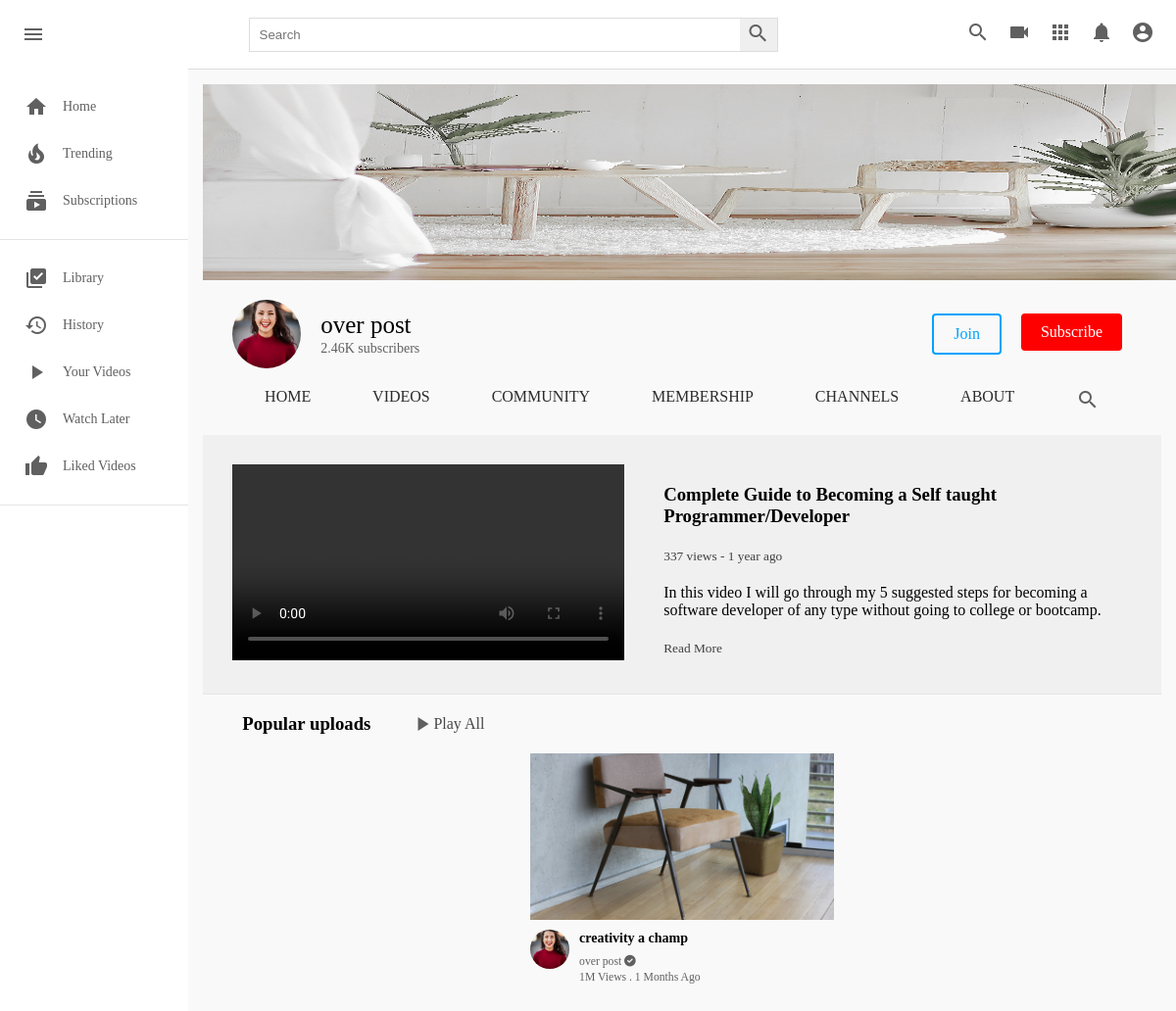
Page /channel/2 on the committed database.
### channel/models.py (models this page shows, shortened)
class Channel(models.Model):
    cover_image = models.ImageField(upload_to=channel_directory_path, null=True)
    images = models.ImageField(upload_to=channel_directory_path, null=True)
    full_name = models.CharField(max_length=100)
    channel_name = models.CharField(max_length=200)
    description = models.TextField()
    keywords = TaggableManager()
    joined = models.DateTimeField(auto_now_add=True)
    status = models.CharField(choices=STATUS, max_length=100, default='active')
    user = models.OneToOneField(User, on_delete=models.SET_NULL, null=True, related_name="channel")
    subscribers = models.ManyToManyField(User, related_name="user_subs", null=True, blank=True)
    verified = models.BooleanField(default=False)
    email_business = models.EmailField(null=True, blank=True)
    make_email_public = models.BooleanField(default=False)
    location_business = models.CharField(max_length=200, null=True, blank=True)
    make_location_public = models.BooleanField(default=False)
    social_media_links = models.CharField(max_length=200, null=True, blank=True, default="https://www.youtube.com/")
    social_media_links2 = models.CharField(max_length=200, null=True, blank=True)
    social_media_links3 = models.CharField(max_length=200, null=True, blank=True)
    social_media_links4 = models.CharField(max_length=200, null=True, blank=True)
    make_social_media_public = models.BooleanField(default=False)

### youtubeClone/models.py (models this page shows, shortened)
class Video(models.Model):
    video = models.FileField(upload_to=user_directory_path, null=True)
    thumbnail = models.ImageField(upload_to=thumbnail_directory_path, null=True)
    title = models.CharField(max_length=100)
    description = models.TextField()
    tags = TaggableManager()
    visibility = models.CharField(choices=VISIBILITY, max_length=100, default='public')
    created_at = models.DateTimeField(auto_now_add=True)
    updated_at = models.DateTimeField(auto_now=True)
    user = models.ForeignKey(User, on_delete=models.SET_NULL, null=True)
    views = models.PositiveIntegerField(default=0)
    likes = models.ManyToManyField(User, related_name='video_likes')
    is_featured = models.BooleanField(default=False)
    channel = models.ForeignKey(Channel, on_delete=models.CASCADE, related_name="channel_videos", null=True, blank=True)

### youtubeClone/views.py (the view, shortened to what this page needs)
# urls.py: path("channel/<channel_id>", views.channel_view, name="channel_view"),
def channel_view(request, channel_id):
    channel = Channel.objects.get(id=channel_id)
    videos = Video.objects.filter(channel=channel)
    context = {
        "channel": channel,
        "videos": videos,
    }
    return render(request, "channel.html", context)

### templates/channel.html (shortened to what this page needs)
{% load static %}
<!DOCTYPE html>
<html lang="en">
<head>
    <link rel="stylesheet" href="{% static "css/style.css" %}" type="text/css">
    <link rel="stylesheet" href="https://use.fontawesome.com/releases/v6.0.0/css/all.css" />
</head>
<body>
    <div class="header">
        <div class="header__left">
            <i id="menu" class="material-icons">menu</i>
            <a href="index.html">
            </a>
        </div>
        <div class="header__search">
            <form action="">
                <input type="text" placeholder="Search">
                <button><i class="material-icons">search</i></button>
            </form>
        </div>
        <div class="header__icons">
            <i class="material-icons display-this">search</i>
            <i class="material-icons ">videocam</i>
            <i class="material-icons">apps</i>
            <i class="material-icons display-this">notifications</i>
            <i id="drop-down" class="material-icons display-this">account_circle</i>
        </div>
    </div>
    <div class="mainBody">
        <div class="sidebar">
            <div class="sidebar__categories">
                <a href="index.html">
                    <div class="sidebar__category">
                        <i class="material-icons">home</i>
                        <span>Home</span>
                    </div>
                </a>
                <div class="sidebar__category">
                    <i class="material-icons">local_fire_department</i>
                    <span>Trending</span>
                </div>
                <div class="sidebar__category">
                    <i class="material-icons">subscriptions</i>
                    <span>Subscriptions</span>
                </div>
            </div>
            <hr>
            <div class="sidebar__categories">
                <div class="sidebar__category">
                    <i class="material-icons">library_add_check</i>
                    <span>Library</span>
                </div>
                <div class="sidebar__category">
                    <i class="material-icons">history</i>
                    <span>History</span>
                </div>
                <a href="channel-videos.html">
                    <div class="sidebar__category">
                        <i class="material-icons">play_arrow</i>
                        <span>Your Videos</span>
                    </div>
                </a>
                <div class="sidebar__category">
                    <i class="material-icons">watch_later</i>
                    <span>Watch Later</span>
                </div>
                <div class="sidebar__category">
                    <i class="material-icons">thumb_up</i>
                    <span>Liked Videos</span>
                </div>
            </div>
            <hr>
        </div>
        <div class="videos">
            <div class="channel-art">
                <img src="{{channel.cover_image.url}}" alt="">
            </div>
            <div class="channel-header flex">
                <div class="channel-img-title flex">
                    <img class="img" src="{{channel.images.url}}" alt="">
                    <div class="channel-image-texts">
                        <h4>{{channel.channel_name}}</h4>
                        <span>2.46K subscribers</span>
                    </div>
                </div>
                <div class="channel-header-btns">
                    <div><a href="" class="channel-join">Join</a></div>
                    <div><a href="" class="channel-subscribe">Subscribe</a></div>
                </div>
            </div>
            <div class="channel-header-links flex">
                <a href="channel.html" class="display-this">Home</a>
                <a href="channel-videos.html" class="display-this">Videos</a>
                <a href="community.html" class="dont-display-thdis">Community</a>
                <a href="index.html" class="dont-display-this">Membership</a>
                <a href="index.html" class="dont-display-this">Channels</a>
                <a href="about.html" class="display-this">About</a>
                <a href="index.html" class="dont-display-this"><i class="material-icons">search</i></a>
            </div>
            <div class="channel-intro-video">
                <div class="intro-video">
                    <video controls>
                        <source src="video/Desphixs Intro new November 2020.mp4">
                    </video>
                </div>
                <div class="intro-contents">
                    <h3>Complete Guide to Becoming a Self taught Programmer/Developer</h3>
                    <small class="small">337 views - 1 year ago</small>
                    <p>In this video I will go through my 5 suggested steps for becoming a software developer of any type without going to college or bootcamp.</p>
                    <small>Read More</small>
                </div>
            </div>
            <hr>
            <br>
            <div class="popular-video flex">
                <h3>Popular uploads</h3>
                <div class="flex play-all">
                    <i class="material-icons">play_arrow</i>
                    <a href="">Play All</a>
                </div>
            </div>
            <br>
            <div class="videos__container">
                {% for v in videos %}
                <div class="video">
                    <div class="video__thumbnail">
                        <img src="{{v.thumbnail.url}}" alt="">
                    </div>
                    <div class="video__details">
                        <div class="author">
                            <img src="{{v.channel.images.url}}" alt="">
                        </div>
                        <div class="title">
                            <h3>{{v.title}}</h3>
                            <a href=""><small>{{v.channel.channel_name}} <i class="fas fa-check-circle"></i></small></a>
                            <span><small>1M Views . 1 Months Ago</small></span>
                        </div>
                    </div>
                </div>
                {% endfor %}
            </div>
        </div>
    </div>
</body>
</html>

### youtubeClone/static/css/style.css (style rules this page uses)
* { margin: 0; padding: 0; box-sizing: border-box; }
body { font-family: poppins; }
.material-icons { color: rgb(96, 96, 96); }
.header { display: flex; justify-content: space-between; align-items: center; height: 70px; padding: 15px; }
.header__left { display: flex; align-items: center; }
.header i { padding: 0 7px; cursor: pointer; }
.header__search form { border: 1px solid #ddd; height: 35px; margin: 0; padding: 0; display: flex; }
.header__search input { width: 500px; padding: 10px; margin: 0; border-radius: 0; border: none; height: 100%; }
.header__search button { padding: 0; margin: 0; height: 100%; border: none; border-radius: 0; }
.mainBody { height: calc(100vh - 70px); display: flex; overflow: hidden; }
.sidebar { height: 100%; width: 230px; background-color: white; overflow-y: scroll; }
.sidebar__categories { width: 100%; display: flex; flex-direction: column; margin-bottom: 15px; margin-top: 15px; }
.sidebar__category { display: flex; align-items: center; padding: 12px 25px; }
.sidebar__category span { margin-left: 15px; }
hr { height: 1px; background-color: #e5e5e5; border: none; }
.videos { background-color: #f9f9f9; width: 100%; height: 100%; padding: 15px 15px; border-top: 1px solid #ddd; overflow-y: scroll; }
.videos__container { display: flex; flex-direction: row; justify-content: space-around; flex-wrap: wrap; }
.video { width: 310px; margin-bottom: 30px; }
.video__thumbnail { width: 100%; height: 170px; }
.video__thumbnail img { object-fit: cover; height: 100%; width: 100%; }
.author img { object-fit: cover; border-radius: 50%; height: 40px; width: 40px; margin-right: 10px; }
.video__details { display: flex; margin-top: 10px; }
.title { display: flex; flex-direction: column; }
.title h3 { color: rgb(3, 3, 3); line-height: 18px; font-size: 14px; margin-bottom: 6px; }
.title a, span { text-decoration: none; color: rgb(96, 96, 96); font-size: 14px; }
.channel-art img { width: 1100px; height: 200px; }
.channel-art { width: 1100px; height: 200px; }
.flex { display: flex; }
.channel-header { margin: 20px 30px; align-items: center; justify-content: space-between; }
.channel-img-title { align-items: center; }
.channel-img-title .img { width: 70px; height: 70px; object-fit: cover; border-radius: 50px; }
.channel-img-title .channel-image-texts { margin-left: 20px; }
.channel-image-texts h4 { font-size: 25px; font-weight: 500; }
.channel-header-btns { display: flex; }
.channel-header-btns a { display: flex; margin: 10px; text-decoration: none; padding: 10px 20px; }
.channel-header-btns .channel-join { border: 2px solid rgb(0, 162, 255); color: rgb(0, 162, 255); border-radius:4px; transition: 0.5s; }
.channel-header-btns .channel-subscribe { background-color: rgb(255, 0, 0); color: white; border-radius:4px; }
.channel-header-links { justify-content: space-evenly; }
.channel-header-links a { text-decoration: none; text-transform: uppercase; font-family: poppins; color: rgb(43, 43, 43); font-weight: 500; }
.channel-intro-video { margin-top: 20px; padding: 30px; display: flex; background-color: rgb(240, 240, 240); }
.channel-intro-video video { width: 400px; height: 200px; object-fit: cover; }
.intro-contents { margin-left: 40px; }
.intro-contents h3 { margin-top: 20px; margin-bottom: 20px; color: black; }
.intro-contents p { margin-top: 20px; margin-bottom: 20px; color: black; }
.intro-contents small { margin-top: 20px; margin-bottom: 20px; color: rgb(63, 63, 63); }
.popular-video { align-items: center; }
.popular-video h3 { margin-left: 40px; }
.popular-video .play-all { margin-left: 40px; align-items: center; }
.play-all a { text-decoration: none; color: rgb(71, 71, 71); }
a { text-decoration: none; }

### rows in the picture
Channel: cover_image (picture), images (picture), channel_name "over post"
Video: thumbnail (picture), channel.images (picture), title "creativity a champ", channel.channel_name "over post"
